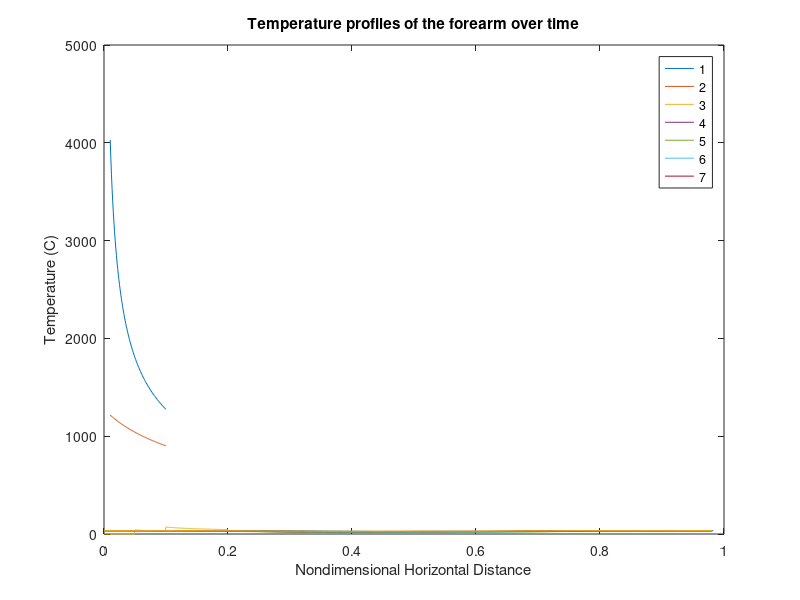

Source code (MATLAB):
clear;

x=0.01:0.001:0.1;
h1=403./x.^(1/2);
h2=403./(x+0.1).^(1/2);

plot(x,h1)
hold all
plot(x,h2)
title('Heated plate at (1) and behind (2) leading edge')
xlabel('X (m) (from front of hot plate)')
ylabel('h (W/m^2K)')
legend('Scenario 1','Scenario 2')
%%
clear;

x=0:0.001:0.2;
x1=0:0.001:0.15;
x2=0:0.001:0.1;
qPP1=9.29./(x1+0.05).^(1/2);
qPP2=9.29./(x2+0.05).^(1/2);
qTOT=zeros(length(x),1);
for i=1:length(x)
    qPP=0;
    if x(i)>.049
        qPP=qPP1(i-50);
    end
    if x(i)>0.099
        qPP=qPP+qPP2(i-100);
    end
    qTOT(i)=qPP;
end
qTOT

plot(x,qTOT)
title('Heat Flux from flat Plate')
xlabel('X (m)')
ylabel('q" (W/m^2)')

%%
clear;
time=[0 30 60 90 120 150 180];
temparm=[26.4 25.2 28.1 30.0 31.0 30.7 31.9];
temphead=[19.4 27.1 30.2 32.0 32.8 33.6 34.2];
%plot(time,temparm)
%hold all
%plot(time,temphead)
%legend('forearm','forehead')
%title('Average temperature over time')
%xlabel('Time (s)')
%ylabel('Temperature (C)')

TS1=(temparm-temparm(1))/(temparm(7)-temparm(1));
TS2=(temphead-temphead(1))/(temphead(7)-temphead(1));
%plot(time,TS1)
%hold all
%plot(time,TS2)
%title('Nondimensionalized Temperature over time')
%xlabel('Time (s)')
%ylabel('Non-Dimensional Temperature (T-T(i))/(T(f)-T(i))')
%legend('forearm','forehead')

t1=[33.8

33.6

33.3

33.3

33.7

33.1

33

32.8

32.1

31.3

30

28.4

25.5

22.2

19.6

17.6

16.8

16.3

16.2

16.3

16.2

16.1

16.5

16.9

16.8

16.4

17.1

17.8

18.6

20.5

22.3

24.8

27

28.9

30.3

31.1

32.2

32.2

32.3

32.5

32.6

32.3

32.8

32.4

32.5

32.6

32.5

32.4];

t2=[34

34.1

33.8

33.5

33.1

32.1

31.1

29.7

27.8

25.9

24.2

22.4

20.8

19.7

18.8

18.3

17.6

17.7

17.6

17.4

18.2

18.3

18.8

18.6

18.3

18.4

18.8

18.9

19.9

21

22.5

25

27

28.8

30.6

31.3

32.1

32.2

32.4

32.6

32.5

32.7];

t3=[34.2

34

33.7

33.8

33.5

33.8

33.7

33.6

33.3

32.8

32.3

31.6

30.6

29.6

28.4

27

25.6

24.6

23.7

23

22.4

21.9

21.9

21.7

21.8

21.7

22.5

22.4

22.8

22.2

22.1

22.2

22.2

22.6

23.3

24.2

25.2

27

28.7

29.9

30.6

31.7

31.9

32.3

32

32.2

32.2

32.8

32.8

32.6

32.8];

t4=[34.2

33.9

34

34

33.7

33.5

33.5

33.3

33.3

33.3

32.7

32.3

31.5

30.4

29.4

28.4

27.3

26.2

25.6

24.8

24.4

24.3

24.1

24.5

24.9

25.3

25.9

25.8

26

25.5

25.5

25.4

25.9

26.7

28

29

30.1

30.8

31.6

32.3

32.6

33

33.2

33.5

33.3

33.2

33.1

33.4

33.6

33.5

33.7

33.4];

t5=[34.3

34.2

34.4

34.2

34.1

34.1

34.2

33.9

33.6

33.6

33.7

33.8

33.6

33.3

33.3

33.1

32.5

32.2

31.7

30.9

30.3

29.2

28.6

27.6

26.9

26.3

25.5

25.4

25.4

25.6

26.5

27

27

27.3

27.2

26.8

26.7

26.7

27.3

28

28.9

29.8

30.5

31.3

32.1

32.6

32.8

33.2

33.5

33.7

33.7

33.7

33.5

33.7

33.8

33.7

33.7

34];

t6=[33.7

33.8

33.4

33.2

33.4

32.9

32.7

32.5

32

31.7

30.9

30.3

29.8

28.9

28.5

27.9

27.4

27

26.9

26.7

27.1

27.1

27.5

27.6

27.6

28.6

28.2

27.9

28.2

28.2

28.7

29

29.6

30.2

30.7

31.3

31.9

32.4

32.7

32.9

32.9

33.2

33.3

33.4

33.3

33.7

33.5

33.6

33.8

33.9];

t7=[34.1

34.3

33.9

33.8

34

33.8

33.5

33.5

33.2

33.2

32.8

32.3

31.9

31

30.6

30.1

29.7

29.1

28.5

28.4

28.5

28.5

28.4

29

29.2

29.1

29.3

29.4

29.3

29.3

29.5

29.8

30.3

31

31.7

32.2

32.4

34.3

34.3

34.5

34.6

34.3

34.2

33.9

34.2

34.3

34.2

34.5

34.4

34.6];
x=0:1:size(t1)-1;
xnew=x/length(x);
plot(xnew,t1)
hold all
x=0:1:size(t2)-1;
xnew=x/length(x);
plot(xnew,t2)
x=0:1:size(t3)-1;
xnew=x/length(x);
plot(xnew,t3)
x=0:1:size(t4)-1;
xnew=x/length(x);
plot(xnew,t4)
x=0:1:size(t5)-1;
xnew=x/length(x);
plot(xnew,t5)
x=0:1:size(t6)-1;
xnew=x/length(x);
plot(xnew,t6)
x=0:1:size(t7)-1;
xnew=x/length(x);
plot(xnew,t7)
legend('1','2','3','4','5','6','7');
title('Temperature profiles of the forearm over time')
ylabel('Temperature (C)')
xlabel('Nondimensional Horizontal Distance')

